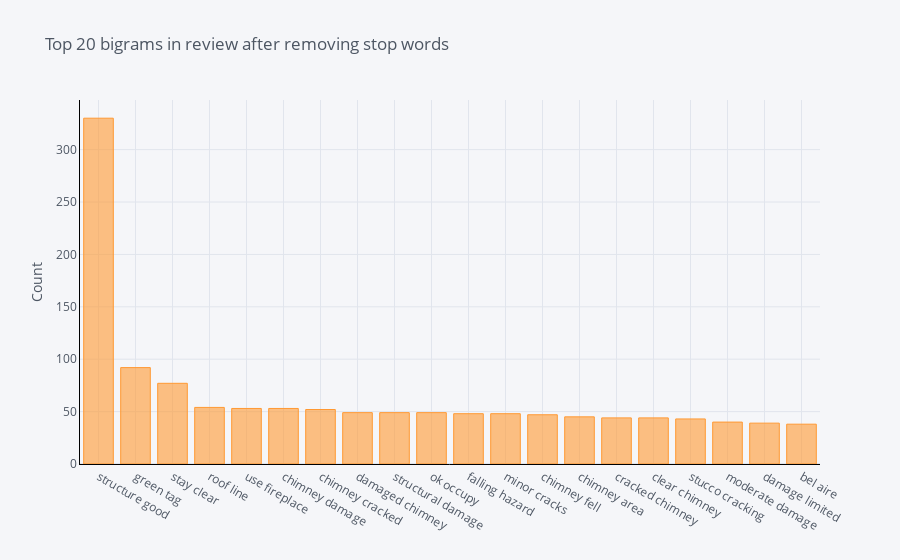

Notebook code for this chart:
### Code cell
def get_top_n_bigram(corpus, n=None):
    vec = CountVectorizer(ngram_range=(2, 2), stop_words='english').fit(corpus)
    bag_of_words = vec.transform(corpus)
    sum_words = bag_of_words.sum(axis=0) 
    words_freq = [(word, sum_words[0, idx]) for word, idx in vec.vocabulary_.items()]
    words_freq =sorted(words_freq, key = lambda x: x[1], reverse=True)
    return words_freq[:n]
common_words = get_top_n_bigram(data['texts'], 20)
for word, freq in common_words:
    print(word, freq)
df4 = pd.DataFrame(common_words, columns = ['texts' , 'count'])
df4.groupby('texts').sum()['count'].sort_values(ascending=False).iplot(
    kind='bar', yTitle='Count', linecolor='black', title='Top 20 bigrams in review after removing stop words')

### Figure 1 — Plotly figure (JSON) as saved in the notebook; plotly's stock layout.template omitted (floating-point values rounded to 4 significant figures)
{"data": [{"marker": {"color": "rgba(255, 153, 51, 0.6)", "line": {"color": "rgba(255, 153, 51, 1.0)", "width": 1}}, "name": "count", "orientation": "v", "text": "", "type": "bar", "x": ["structure good", "green tag", "stay clear", "roof line", "use fireplace", "chimney damage", "chimney cracked", "damaged chimney", "structural damage", "ok occupy", "falling hazard", "minor cracks", "chimney fell", "chimney area", "cracked chimney", "clear chimney", "stucco cracking", "moderate damage", "damage limited", "bel aire"], "y": [330, 92, 77, 54, 53, 53, 52, 49, 49, 49, 48, 48, 47, 45, 44, 44, 43, 40, 39, 38]}], "layout": {"legend": {"bgcolor": "#F5F6F9", "font": {"color": "#4D5663"}}, "paper_bgcolor": "#F5F6F9", "plot_bgcolor": "#F5F6F9", "title": {"font": {"color": "#4D5663"}, "text": "Top 20 bigrams in review after removing stop words"}, "xaxis": {"gridcolor": "#E1E5ED", "linecolor": "black", "showgrid": true, "tickfont": {"color": "#4D5663"}, "title": {"font": {"color": "#4D5663"}, "text": ""}, "zerolinecolor": "#E1E5ED"}, "yaxis": {"gridcolor": "#E1E5ED", "linecolor": "black", "showgrid": true, "tickfont": {"color": "#4D5663"}, "title": {"font": {"color": "#4D5663"}, "text": "Count"}, "zerolinecolor": "#E1E5ED"}}}
